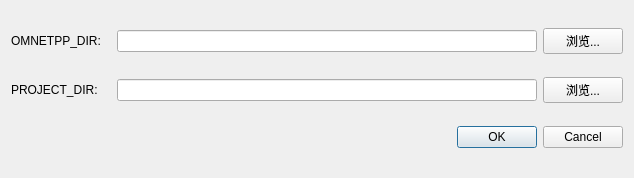
<?xml version="1.0" encoding="UTF-8"?>
<ui version="4.0">
 <class>ConfigDialog</class>
 <widget class="QDialog" name="ConfigDialog">
  <property name="geometry">
   <rect>
    <x>0</x>
    <y>0</y>
    <width>634</width>
    <height>178</height>
   </rect>
  </property>
  <property name="windowTitle">
   <string>路径配置</string>
  </property>
  <layout class="QVBoxLayout" name="verticalLayout">
   <item>
    <layout class="QHBoxLayout" name="horizontalLayout">
     <item>
      <widget class="QLabel" name="label">
       <property name="minimumSize">
        <size>
         <width>100</width>
         <height>0</height>
        </size>
       </property>
       <property name="text">
        <string>OMNETPP_DIR:</string>
       </property>
      </widget>
     </item>
     <item>
      <widget class="QLineEdit" name="omnetppDirInput"/>
     </item>
     <item>
      <widget class="QPushButton" name="browseOmnetButton">
       <property name="minimumSize">
        <size>
         <width>80</width>
         <height>0</height>
        </size>
       </property>
       <property name="text">
        <string>浏览...</string>
       </property>
      </widget>
     </item>
    </layout>
   </item>
   <item>
    <layout class="QHBoxLayout" name="horizontalLayout_2">
     <item>
      <widget class="QLabel" name="label_2">
       <property name="minimumSize">
        <size>
         <width>100</width>
         <height>0</height>
        </size>
       </property>
       <property name="text">
        <string>PROJECT_DIR:</string>
       </property>
      </widget>
     </item>
     <item>
      <widget class="QLineEdit" name="projectDirInput"/>
     </item>
     <item>
      <widget class="QPushButton" name="browseProjectButton">
       <property name="minimumSize">
        <size>
         <width>80</width>
         <height>0</height>
        </size>
       </property>
       <property name="text">
        <string>浏览...</string>
       </property>
      </widget>
     </item>
    </layout>
   </item>
   <item>
    <widget class="QDialogButtonBox" name="buttonBox">
     <property name="orientation">
      <enum>Qt::Orientation::Horizontal</enum>
     </property>
     <property name="standardButtons">
      <set>QDialogButtonBox::StandardButton::Cancel|QDialogButtonBox::StandardButton::Ok</set>
     </property>
     <property name="centerButtons">
      <bool>false</bool>
     </property>
    </widget>
   </item>
  </layout>
 </widget>
 <resources/>
 <connections/>
</ui>
